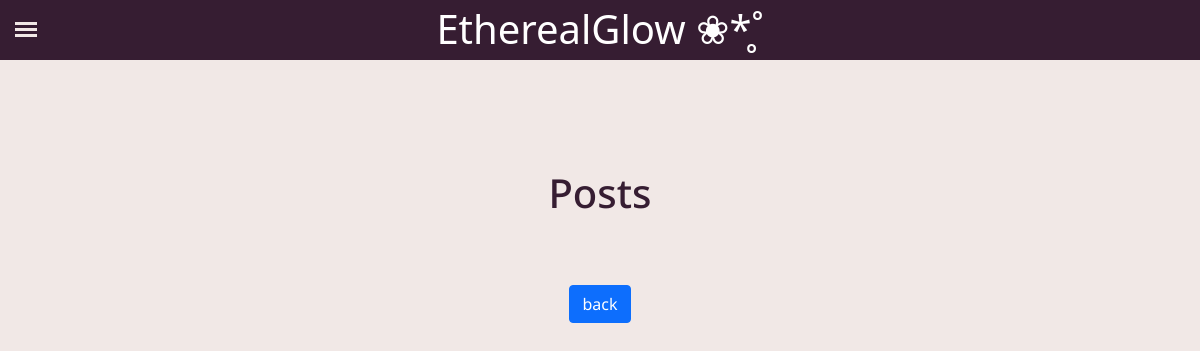
The page /share/Normal (signed in) on the database as committed earlier.
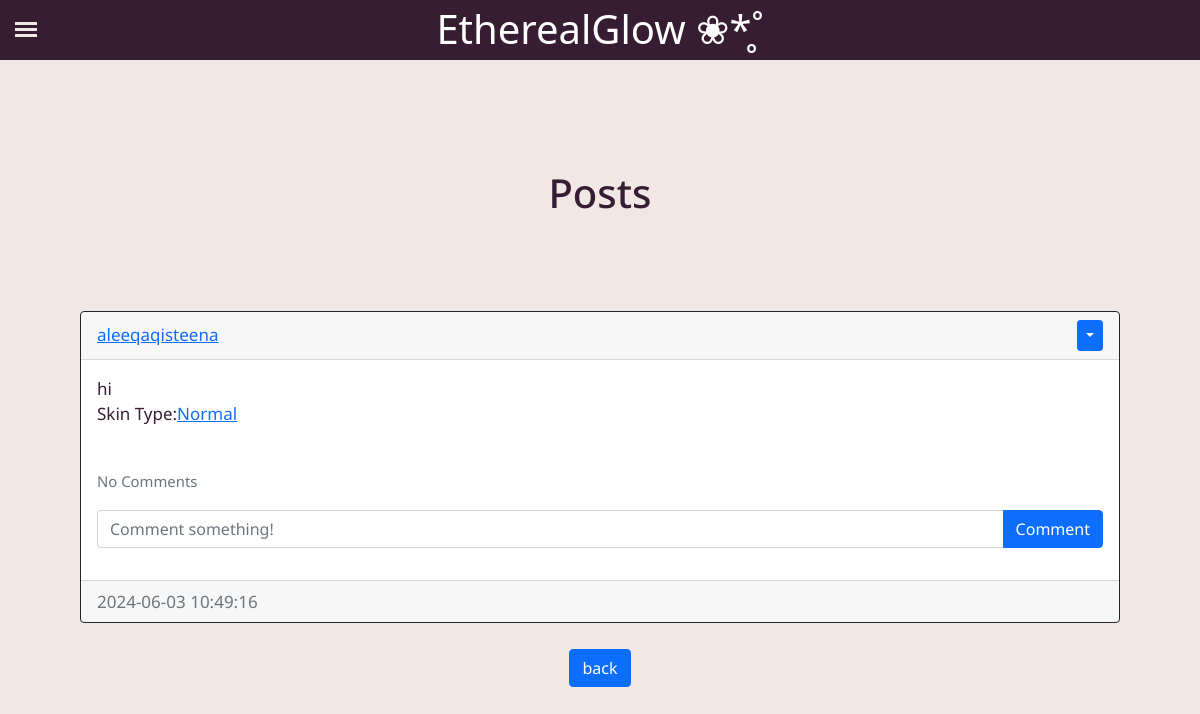
The same page on the database as committed later.
### website/models.py (models this page shows)
class Post(db.Model):
    id = db.Column(db.Integer, primary_key=True)
    text = db.Column(db.Text, nullable=False)
    date_created = db.Column(db.DateTime(timezone=True), default=func.now())
    author = db.Column(db.Integer, db.ForeignKey('user.id', ondelete="CASCADE"), nullable=False)
    comments = db.relationship('Comment', backref='post', passive_deletes=True)
    skintype = db.Column(db.String(20), nullable=False)

class User(db.Model, UserMixin):
    id = db.Column(db.Integer, primary_key=True)
    email = db.Column(db.String(150), unique=True)
    username = db.Column(db.String(150), unique=True)
    password = db.Column(db.String(150))
    date_created = db.Column(db.DateTime(timezone=True), default=func.now())
    posts = db.relationship('Post', backref='user', passive_deletes=True)
    feedbacks = db.relationship('Feedback', backref='author', passive_deletes=True)
    comments = db.relationship('Comment', backref='user', passive_deletes=True)
    skintype = db.Column(db.String(20), nullable=False)

### website/views.py (the view)
@views.route("/share/<skintype>")
@login_required
def share(skintype) :
    user= User.query.filter_by(skintype=skintype).first
    if not user :
        flash('No user with that skintype exists', category='error')
        return redirect(url_for(blog.html))
    posts = Post.query.filter_by(skintype=skintype).all()
    return render_template("skintype.html", user=current_user, posts=posts, skintype=skintype)

### website/__init__.py (called while the page is built)
def create_app():
    app = Flask(__name__)
    app.config['SECRET_KEY'] = "helloworld"
    app.config['SQLALCHEMY_TRACK_MODIFICATIONS'] = False
    app.config['SQLALCHEMY_DATABASE_URI'] = f'sqlite:///{DB_NAME}'
    app.config['UPLOAD_FOLDER'] = 'C:\\Users\\HP\\Documents\\Mini It Project\\EtherealGlow\\website\\static\\uploads'
    db.init_app(app)
    migrate.init_app(app, db)
    bcrypt.init_app(app)
    from website.views import views
    from website.auth import auth
    app.register_blueprint(views, url_prefix="/")
    app.register_blueprint(auth, url_prefix="/")
    from website.models import User, Post, Feedback, Comment, Product
    create_database(app)
    login_manager = LoginManager()
    login_manager.login_view = "auth.login"
    login_manager.init_app(app)
    @login_manager.user_loader
    def load_user(id):
        return User.query.get(int(id))
    return app

### website/templates/skintype.html (shortened to what this page needs)
{% extends "posts_div.html" %}
{% block footer %}
<div align="center">
    <a href="/Blog"><button type="button" class="btn btn-primary btn">back</button></a>
</div>
{% endblock %}

### website/templates/posts_div.html (shortened to what this page needs)
{% extends "base.html" %}
{% block content%}
<h1 class="title" align = "center">Posts</h1>
    <div id="posts">
      {% for post in posts %}
      <br />
      <div class="card border-dark">
        <div class="card-header d-flex justify-content-between align-items-center">
          <a href="/posts/{{post.user.username}}">{{post.user.username}}</a>
          {% if user.id == post.author %}
          <div class="btn-group">
            <button
              type="button"
              class="btn btn-sm btn-primary dropdown-toggle"
              data-bs-toggle="dropdown"
            ></button>
          </div>
          {% endif %}
        </div>
        <div class="card-body">
          <div class="card-text">{{post.text}}</div>
          <p>Skin Type:<a href="/share/{{post.skintype}}">{{post.skintype}}</a></p>
          <br />
          <p class="card-text">
            {% if post.comments|length > 0 %}
            <a data-bs-toggle="collapse" href="#comments-{{post.id}}" role="button">
              <small>View {{post.comments|length}} Comments</small>
            </a>
            {% else %}
            <small class="text-muted">No Comments</small>
            {% endif %}
          </p>
          <form
            class="input-group mb-3"
            method="POST"
            action="/create-comment/{{post.id}}"
          >
            <input
              type="text"
              id="text"
              name="text"
              class="form-control"
              placeholder="Comment something!"
            />
            <button type="submit" class="btn btn-primary">Comment</button>
          </form>
        </div>
        <div class="card-footer text-muted">{{post.date_created}}</div>
      </div>
      <br /> {% endfor %}
    </div>
    {% block footer %}{% endblock %} {% endblock %}

Rows that differ between the two databases and show on the page:
added Post: user.username "aleeqaqisteena", text "hi", skintype "Normal", date_created "2024-06-03 10:49:16"
